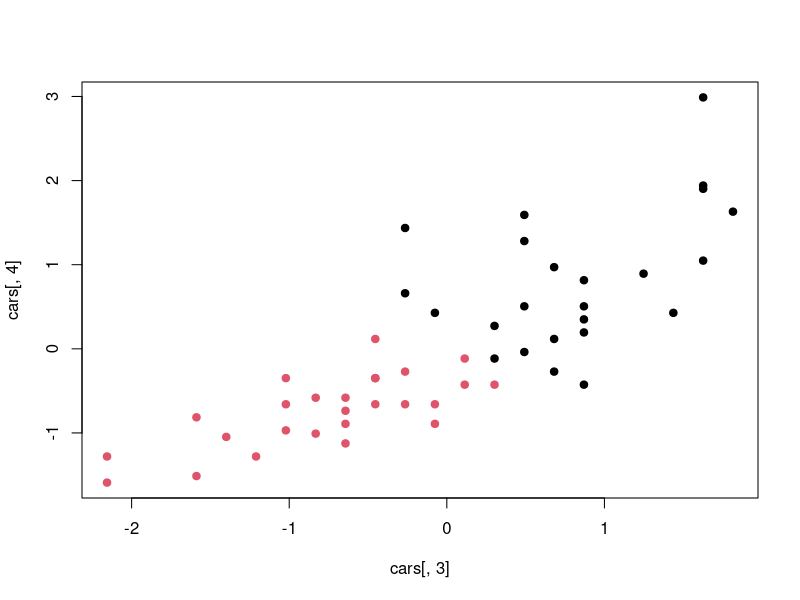
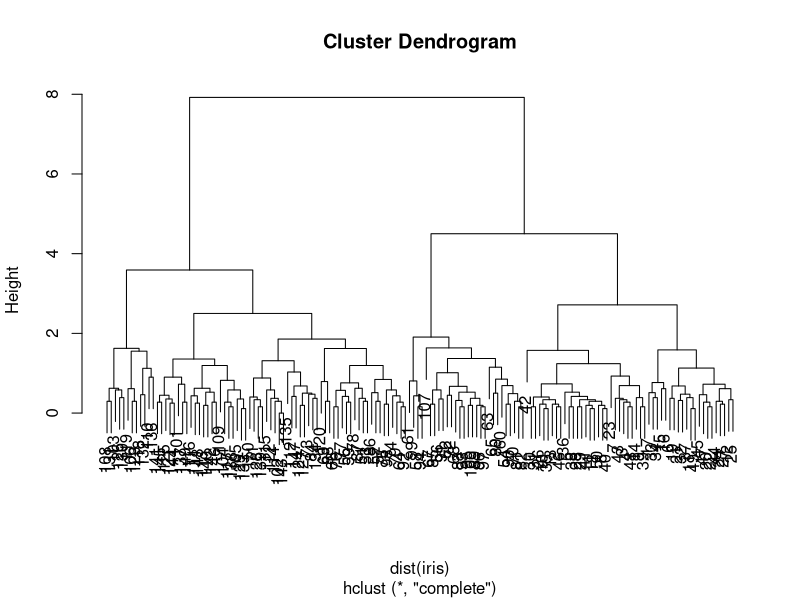
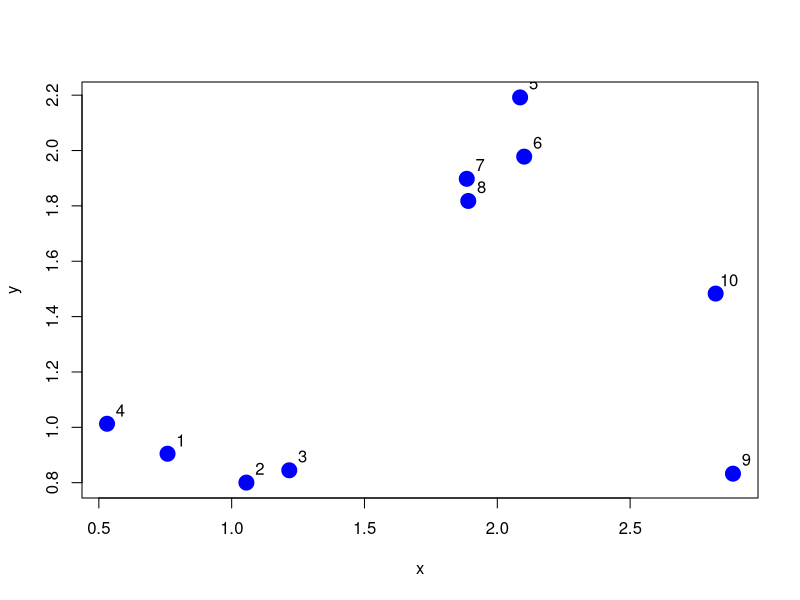
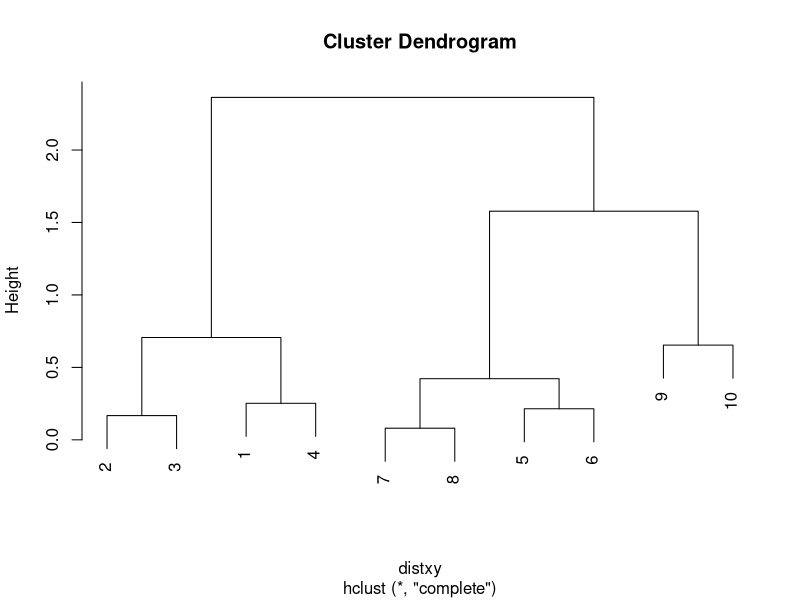
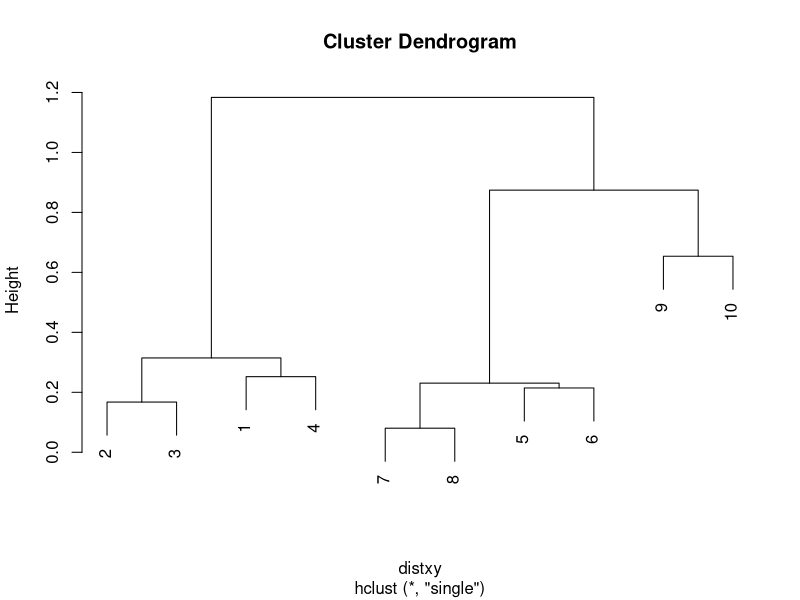
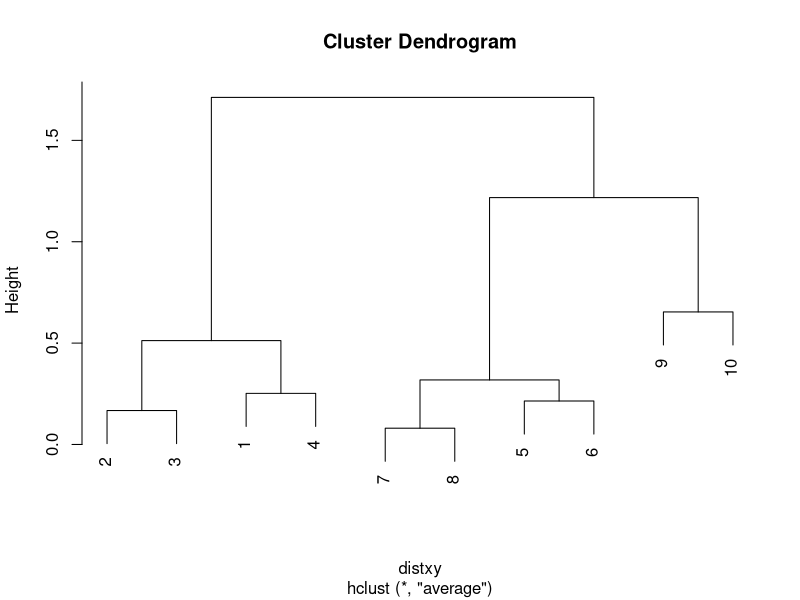
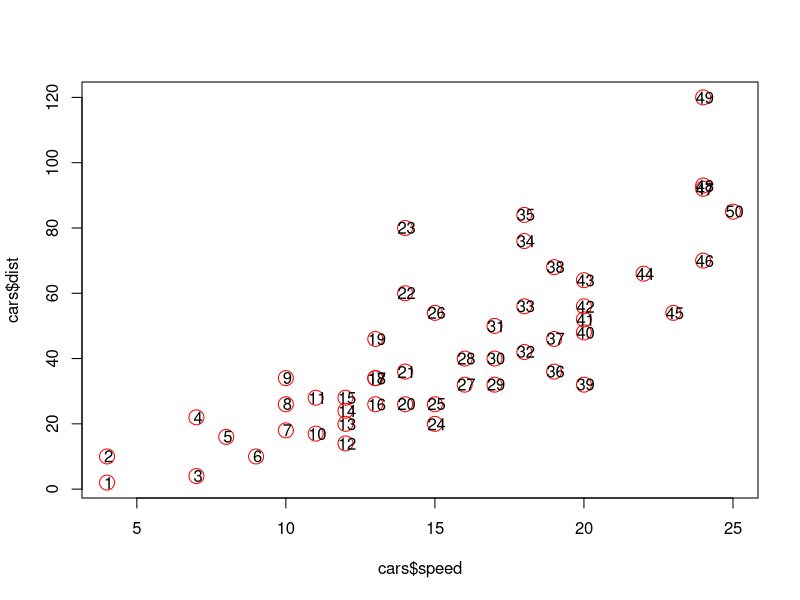
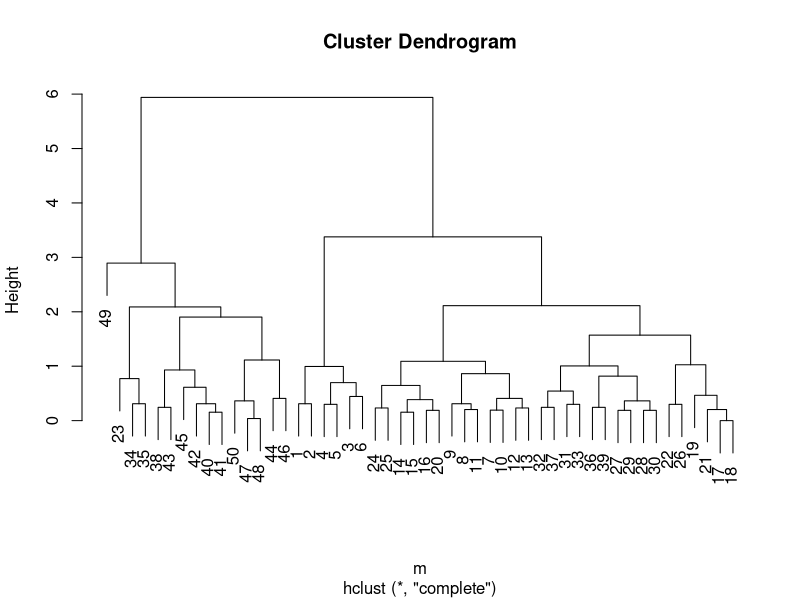

Source code (R) for these figures, in order:
library(xtable)

dir <- "~/Documents/aulas/bandtec/posGraduacao/modelagemDescritivaPreditiva/slides/Aula03-agrupamento/figuras/"

modelH <- hclust(dist(iris))

png(filename = paste(dir,"clusterIrisHierarquico.png", sep=""), 
    height = 600, width = 1000)
plot(modelH)
dev.off()

printTable <- xtable(iris[c(108,131),])
print(printTable)

printTable <- xtable(iris[c(108,131,42),])
print(printTable)

set.seed(1234);
x <- rnorm(10,mean=rep(1:3,each=4),sd=0.2)
y <- rnorm(10,mean=rep(c(1,2,1),each=4),sd=0.2) 

png(filename = paste(dir,"datasetClusterHie.png", sep=""), 
    height = 600, width = 800, res = 120)
plot(x,y,col="blue",pch=19,cex=2) 
text(x+0.05,y+0.05,labels=as.character(1:10))
dev.off()

dataFrame <- data.frame(x=x,y=y) 
t <- xtable(as.matrix(dist(dataFrame)))
print(t)

dataFrame <- data.frame(x=x,y=y) 
distxy <- dist(dataFrame) 
png(filename = paste(dir,"exemploClusterHie.png", sep=""), 
    height = 800, width = 800, res=120)
hClustering <- hclust(distxy) 
plot(hClustering)
dev.off()

dataFrame <- data.frame(x=x,y=y) 
distxy <- dist(dataFrame) 
png(filename = paste(dir,"exemploClusterHieSingle.png", sep=""), 
    height = 800, width = 800, res = 120)
hClustering <- hclust(distxy, "single") 
plot(hClustering)
dev.off()

dataFrame <- data.frame(x=x,y=y) 
distxy <- dist(dataFrame) 
png(filename = paste(dir,"exemploClusterHieAverage.png", sep=""), 
    height = 800, width = 800, res = 120)
hClustering <- hclust(distxy, "average") 
plot(hClustering)
dev.off()


# Vamos utilizar um dataset sobre carros com medidas de velocidade 
# e distância de parada. Este dataset foi gerado em 1920. As 
# velocidades foram medidas em _mph_ e a distância em _ft_

data(cars)
head(cars)
summary(cars$speed)
summary(cars$dist)
cars$speed_scale <- scale(cars$speed)
cars$dist_scale <- scale(cars$dist)

par(mfrow=c(1,1))

png(filename = paste(dir,"pontosCars.png", sep=""), 
    height = 800, width = 900, res = 120)
#par(mfrow=c(1,2))
plot(cars$speed, cars$dist, pch=21, col= "red", cex=2)
text(cars$speed+0.05,cars$dist+0.05,labels=as.character(1:nrow(cars)))
#plot(cars$speed_scale, cars$dist_scale, pch=19, col = "red")
dev.off()

m <- dist(cars[,3:4])

# Agrupamento hierárquico formado a partir de **ligação completa**.

png(filename = paste(dir,"exemploClusterHieComplete.png", sep=""), 
    height = 800, width = 900)
plot(hclust(m, method= "complete"))
dev.off()

# Agrupamento hierárquico formado a partir de **ligação simples**.

png(filename = paste(dir,"exemploClusterHieSingle.png", sep=""), 
    height = 800, width = 900)
plot(hclust(m, method= "single"))
dev.off()

# Agrupamento hierárquico formado a partir da **média do grupo**

png(filename = paste(dir,"exemploClusterHieAverage.png", sep=""), 
    height = 800, width = 900)  
plot(hclust(m, method= "average"))
dev.off()

# Agrupamento plano com dois _clusters_

clusterModel <- kmeans(cars[,3:4], centers=2)
plot(cars[,3], cars[,4], col = clusterModel$cluster, pch=19)